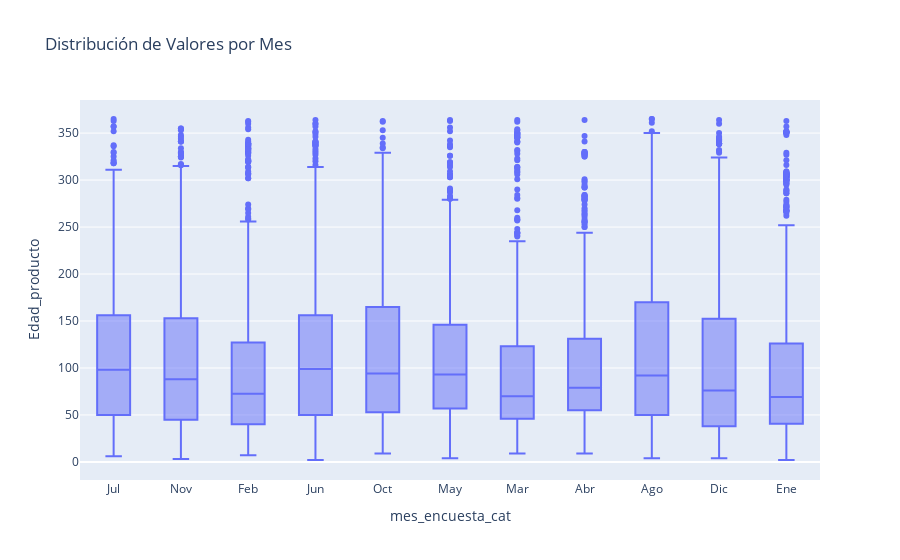

Notebook code cell kept with this figure:
### Code cell
meses_ordenados = ['Ene', 'Feb', 'Mar', 'Abr', 'May', 'Jun', 'Jul', 'Ago', 'Sep', 'Oct', 'Nov', 'Dic']
datos['mes_encuesta_cat'] = pd.Categorical(datos['mes_encuesta_cat'], categories=meses_ordenados, ordered=True)

# Crear un gráfico de cajas agrupado por mes
fig = px.box(datos, x='mes_encuesta_cat', y='Edad_producto', title='Distribución de Valores por Mes')

# Mostrar el gráfico
fig.show()

### Figure 1 — Plotly figure (JSON) as saved in the notebook; plotly's stock layout.template omitted (floating-point values rounded to 4 significant figures; data arrays with more than 128 entries replaced by an {"elided": "..."} marker saying what was removed)
{"data": [{"alignmentgroup": "True", "hovertemplate": "mes_encuesta_cat=%{x}<br>Edad_producto=%{y}<extra></extra>", "legendgroup": "", "marker": {"color": "#636efa"}, "name": "", "notched": false, "offsetgroup": "", "orientation": "v", "showlegend": false, "type": "box", "x": {"elided": "13268 str values"}, "x0": " ", "xaxis": "x", "y": {"elided": "13268 int values"}, "y0": " ", "yaxis": "y"}], "layout": {"boxmode": "group", "legend": {"tracegroupgap": 0}, "title": {"text": "Distribución de Valores por Mes"}, "xaxis": {"anchor": "y", "domain": [0, 1], "title": {"text": "mes_encuesta_cat"}}, "yaxis": {"anchor": "x", "domain": [0, 1], "title": {"text": "Edad_producto"}}}}
